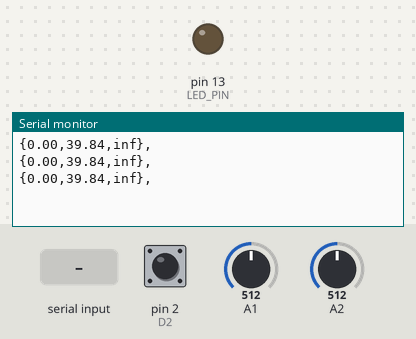
This sketch was run on a simulated Arduino Uno, built with avr-gcc and run on an emulated ATmega328P. On the bench: output pins drawn as LEDs (lit = HIGH), the last lines printed to the serial monitor. The test bench sets the inputs (shaded band); at power-on: pin 2 (D2) HIGH, A1 = 512, A2 = 512.

Above: at 1.2 s.
1.3 s: "?" received over Serial
At 1.48 s:
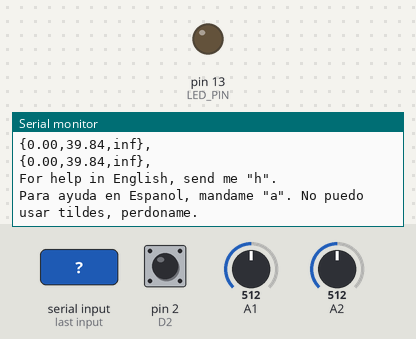
2.8 s: "h" received over Serial
At 3.0 s:
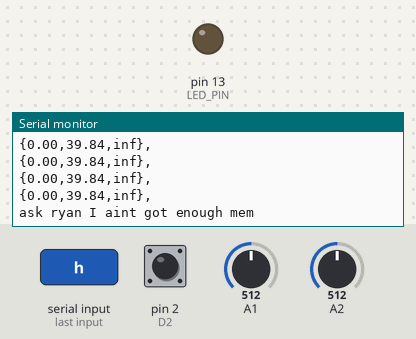

Measured:
- after the input at 1.3 s, the serial monitor: prints a new line at once (image 1)
- after the input at 2.8 s, the serial monitor: prints a new line at once (image 2)

The sketch:

shit.ino
```cpp
#include <EEPROM.h>
#define LED_PIN LED_BUILTIN
#define CLK_HZ 16000000
#define PRE_SCL_MS 1024
#define COM_RAT_MS 1000
#define COM_RAT_DATA 500
#define PRE_SCL_DATA 1024
#define PRE_SCL_RPM 64
#define INPUT_BUTTON 3
#define EDGES 44
#define THR_MIN 0
#define THR_MAX 1
#define MAX_WAIT 10000
#define D2 2

char mode = 0; //mode 0 - prompt, mode 1 - periodic
volatile long periodms = 400; //time for periodic mode
int mafavg = 0;
long mafsum = 0;
long mafavgn = 0;
int thravg = 0;
long thrsum = 0;
long thravgn = 0;
int rpmavg = 0;
volatile long rpmsum = 0;
volatile long rpmavgn = 0;

long teethtime = 0;
volatile long over = 0;
volatile long over2 = 0;
unsigned short int throttle = 0;
unsigned short int maf = 0;
volatile byte seq = 0;
unsigned short int thrmin = 0;
unsigned short int thrmax = 1023;
char started = 0;

void setup()
{
  cli();
  Serial.begin(57600);
  pinMode(LED_PIN, OUTPUT);

  //Timer 0 (Periodic send) setup
  TCCR0A = 0;
  TCCR0B = 0;
  TCNT0 = 0;
  TCCR0A |= (1 << WGM01);
  OCR0A = (CLK_HZ / ((long) PRE_SCL_MS * (long) COM_RAT_MS)) - 1;
  TCCR0B |= (1 << CS02) | (1 << CS00); //1024 prescale, but wait to start
  TIMSK0 = (1 << OCIE0A);

  //Timer 1 (RPM) setup
  TCCR1A = 0;
  TCCR1B = 0;
  TCNT1  = 0;
  //TCCR1B |= (1 << CS11) | (1 << CS10); //64 prescale, but wait to start clock
  TIMSK1 = (1 << TOIE1); //only overflow

  //Timer 2 (take data periodically) setup
  TCCR2A = 0;
  TCCR2B = 0;
  TCNT2 = 0;
  OCR2A = (CLK_HZ / ((long) PRE_SCL_DATA * (long) COM_RAT_DATA)) - 1;
  TCCR2A |= (1 << WGM21);
  TCCR2B |= (1 << CS22) | (1 <<CS20); //1024 prescale
  TIMSK2 = (1 << OCIE2A);

  //Pin change interrupts (D2, RPM)
  DDRD &= ~(1 << DDD2);
  PORTD |= (1 << PORTD2);
  PCICR |= (1<<PCIE2);
  PCMSK2 |= (1<<PCINT18);

  EEPROM.get(0, thrmin);
  EEPROM.get(sizeof(thrmin), thrmax);
  sei();
}

void loop()
{
  if (Serial.available() > 0)
  {
    char command = Serial.read();
    long wait = 0;
    char eject = 0;
    int i = 0;
    long newperiod = 0;
    int newnum = 0;
    switch (command)
    {
      case 't' :
        wait = 0;
        eject = 0;
        while (Serial.peek() == -1)
        {
          if (wait >= MAX_WAIT)
          {
            eject = 1;
            break;
          }
          wait++;
        }
        if (eject == 0)
        {
          command = Serial.read();
          switch (command)
          {
            case 'o' :
              set(THR_MAX);
              break;
            case 'c' :
              set(THR_MIN);
              break;
          }
          command = 0;
        }
        break;
      case '?' :
        whichhelp();
        break;
      case 'h' :
        help();
        break;
      /*case 'a' :
        ayuda();
        break;*/
    }
  }
}

double timetorpm(int x)
{
  if(x > 0)
  {
    return 1.0 / ((1.0 / ((double) CLK_HZ / (double) PRE_SCL_RPM)) * (double) x) * 60.0;
  }
  else
  {
   return 0;
  }
}
double maffunc(unsigned short int mafarg)
{
  double mafd = (double) mafarg;
  return (1.06881684773019e-09 * pow(mafd, 4)) - (1.72720057772642e-06 * pow(mafd, 3)) + (1.35629802010136e-03 * pow(mafd, 2)) - (3.82406978824069e-01 * mafd) + (3.84639348245117e+01);
}
#define thradj(x) (((double) x - (double) thrmin) / ((double) thrmax - (double) thrmin))


ISR(PCINT2_vect) //VR interrupt
{
  if (!started) //Now start it
  {
    TCCR1B |= (1 << CS11) | (1 << CS10);
    started = 1;
  }
  else
  {
    seq++;
    seq %= EDGES;
    teethtime += TCNT1;
    TCNT1 = 0;
    if (seq == 0)
    {
      rpmavgn++;
      //rpmavg = avgaddnew(rpmavg, teethtime, rpmavgn);
      rpmsum += teethtime;
      teethtime = 0;
    }
  }
}

/*int avgaddnew(int oldavg, int newpoint, long newn)
{
  if (newn == 1)
  {
    return newpoint;
  }
  else if (newn > 1)
  {
    int newavg = oldavg;
    newavg -= oldavg / newn;
    newavg += newpoint / newn;
    return newavg;
  }
  else
  {
    return 0;
  }
}*/

ISR(TIMER1_OVF_vect) //If timer1 overflows, engine is not running
{
  TCNT1 = 0;
  started = 0;
  rpmavg = 0;
  rpmavgn = 0;
}

ISR (TIMER0_COMPA_vect) //Timer0 interrupt, sends data every... 2ms?
{
  if (periodms > 0)
  {
    over++;
  }
  else
  {
    return;
  }
  if (over >= periodms)
  {
    over = 0;
    Serial.print("{");
    Serial.print(timetorpm(rpmsum / rpmavgn));
    Serial.print(",");
    Serial.print(maffunc(mafsum / mafavgn));
    Serial.print(",");
    Serial.print(thradj(thrsum / thravgn));
    Serial.println("},");
    thravg = 0;
    thrsum = 0;
    thravgn = 0;
    mafavg = 0;
    mafsum = 0;
    mafavgn = 0;
    rpmsum = 0;
    rpmavg = 0;
    rpmavgn = 0;
  }
}

ISR (TIMER2_COMPA_vect) //Interrupt from TIMER2, takes data every so often (2 ms?)
{
  //thravg = avgaddnew(thravg, analogRead(A1), thravgn);
  thrsum += analogRead(A1);
  thravgn++;
  //mafavg = avgaddnew(mafavg, analogRead(A2), mafavgn);
  mafsum += analogRead(A2);
  mafavgn++;
}

void whichhelp()
{
  Serial.println("For help in English, send me \"h\".");
  Serial.println("Para ayuda en Espanol, mandame \"a\". No puedo usar tildes, perdoname.");
}
void help()
{
  Serial.println("ask ryan I aint got enough mem");
}
void set(char openclosed)
{
  if (openclosed == THR_MIN)
  {
    thrmin = analogRead(A1);
    EEPROM.put(0, thrmin);
  }
  else if (openclosed == THR_MAX)
  {
    thrmax = analogRead(A1);
    EEPROM.put(sizeof(thrmin), thrmax);
  }
  else
  {
    return;
  }
}
```
